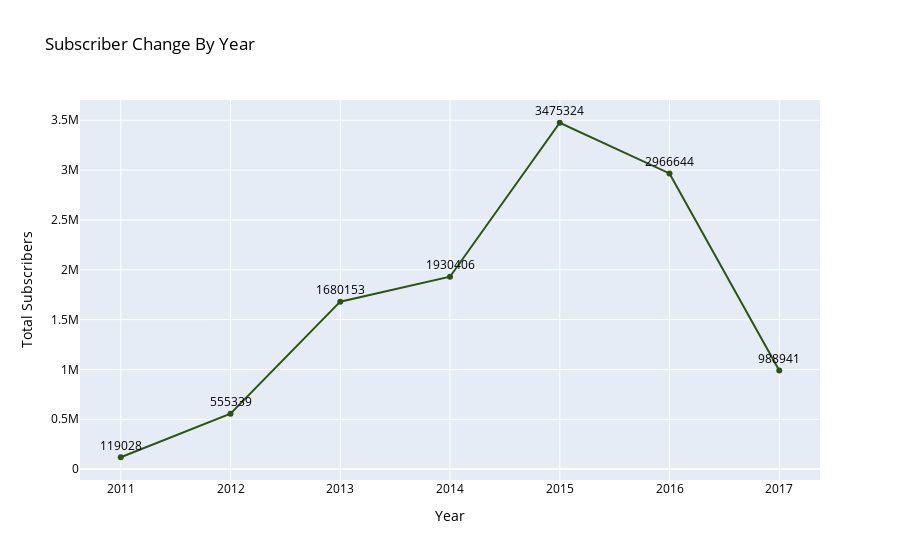

The notebook cell this image was saved under:
### Code cell
line = px.line(new_df, x="published_date", y="num_subscribers", text="num_subscribers",title='Subscriber Change By Year'
               ,labels={"published_date":"Year","num_subscribers":"Total Subscribers"}
               ,color_discrete_sequence=['#295511'])
line.update_traces(textposition="top center")
line.update_layout(font_color='black')

### Figure 1 — Plotly figure (JSON) as saved in the notebook; plotly's stock layout.template omitted (floating-point values rounded to 4 significant figures)
{"data": [{"hovertemplate": "Year=%{x}<br>Total Subscribers=%{text}<extra></extra>", "legendgroup": "", "line": {"color": "#295511", "dash": "solid"}, "mode": "lines+markers+text", "name": "", "orientation": "v", "showlegend": false, "text": [119028, 555339, 1680153, 1930406, 3475324, 2966644, 988941], "textposition": "top center", "type": "scatter", "x": [2011, 2012, 2013, 2014, 2015, 2016, 2017], "xaxis": "x", "y": [119028, 555339, 1680153, 1930406, 3475324, 2966644, 988941], "yaxis": "y"}], "layout": {"font": {"color": "black"}, "legend": {"tracegroupgap": 0}, "title": {"text": "Subscriber Change By Year"}, "xaxis": {"anchor": "y", "domain": [0, 1], "title": {"text": "Year"}}, "yaxis": {"anchor": "x", "domain": [0, 1], "title": {"text": "Total Subscribers"}}}}
